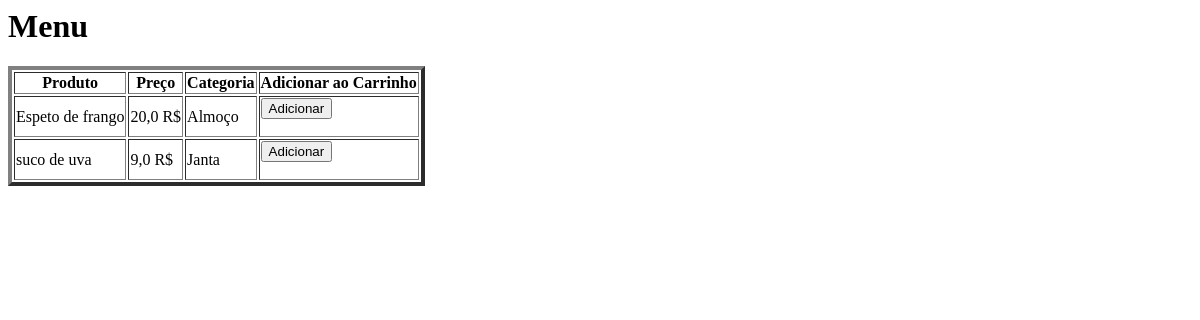
Page /item_menu/ on the earlier database version.
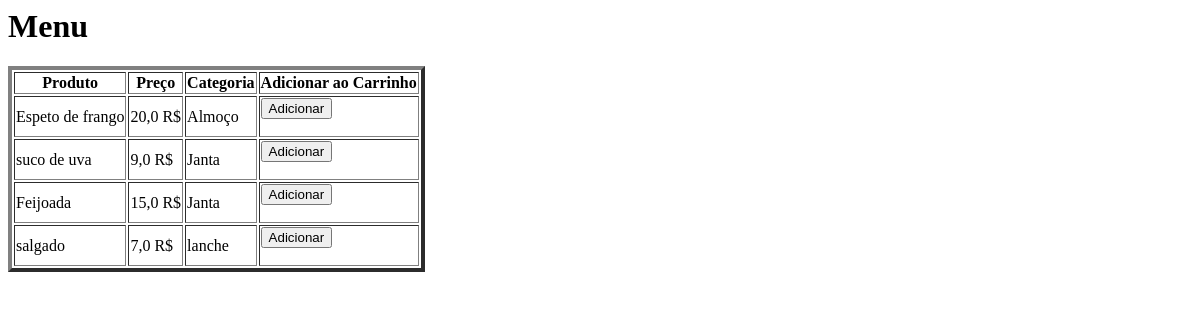
Same page on the later database version.
### menu/models.py (models this page shows, shortened)
class Item(models.Model):
    id = models.AutoField(primary_key=True)
    name = models.CharField(max_length=255)
    price = models.FloatField()
    quantity = models.IntegerField(default=0)
    category = models.ForeignKey(Category, on_delete=models.CASCADE)
    stock = models.IntegerField(default=0)

class Category(models.Model):
    id = models.AutoField(primary_key=True)
    name = models.CharField(max_length=255)
    def __str__(self):
        return self.name

### menu/views.py (the view)
# urls.py: path('item_menu/', item_menu, name='item_menu'),
def item_menu(request):
    items = Item.objects.all()
    return render(request, 'item_menu.html', {'items': items})

### templates/item_menu.html (shortened to what this page needs)
<h1>Menu</h1>
<table border="4">
    <tr>
        <th>Produto</th>
        <th>Preço</th>
        <th>Categoria</th>
        <th>Adicionar ao Carrinho</th>
    </tr>
    {% for item in items %}
    <tr>
        <td>{{ item.name }}</td>
        <td>{{ item.price }} R$</td>
        <td>{{ item.category }}</td>
        <td>
            <form method="post" action="{% url 'add_cart' item.id %}">
                <button type="submit">Adicionar</button>
            </form>
        </td>
    </tr>
    {% endfor %}
</table>

Differences in the rows shown:
added Item: name "Feijoada", price "15,0", category "Janta"
added Item: name "salgado", price "7,0", category "lanche"
